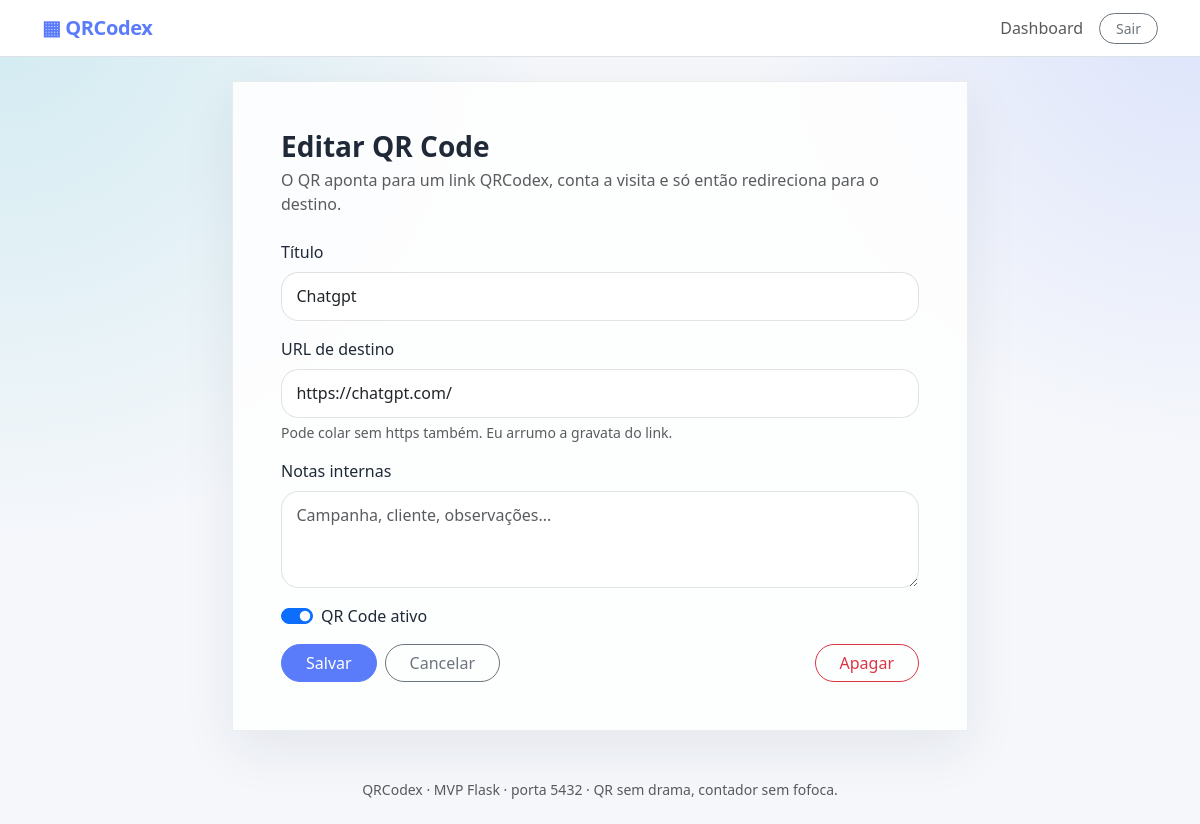
/qrcodes/2/edit (signed in), run on the app's committed database.
### app.py (models this page shows)
class Setting(db.Model):
    key = db.Column(db.String(80), primary_key=True)
    value = db.Column(db.Text, default="")

class QRCode(db.Model):
    id = db.Column(db.Integer, primary_key=True)
    user_id = db.Column(db.Integer, db.ForeignKey("user.id"), nullable=False)
    title = db.Column(db.String(140), nullable=False)
    slug = db.Column(db.String(80), unique=True, nullable=False, index=True)
    target_url = db.Column(db.Text, nullable=False)
    is_active = db.Column(db.Boolean, default=True)
    notes = db.Column(db.Text, default="")
    created_at = db.Column(db.DateTime, default=lambda: datetime.now(timezone.utc))
    updated_at = db.Column(db.DateTime, default=lambda: datetime.now(timezone.utc), onupdate=lambda: datetime.now(timezone.utc))
    user = db.relationship("User", back_populates="qrcodes")
    visits = db.relationship("Visit", back_populates="qrcode", cascade="all, delete-orphan")

### app.py (the view, shortened to what this page needs)
@app.route("/qrcodes/<int:qr_id>/edit", methods=["GET", "POST"])
@login_required
def qrcode_edit(qr_id):
    user = current_user()
    qr = QRCode.query.get_or_404(qr_id)
    if qr.user_id != user.id and not user.is_admin:
        abort(403)
    return render_template("qrcode_form.html", qr=qr)

### app.py (called while the page is built)
def get_setting(key, default=""):
    row = Setting.query.get(key)
    return row.value if row else default

def current_user():
    user_id = session.get("user_id")
    if not user_id:
        return None
    return User.query.get(user_id)

@app.context_processor
def inject_globals():
    return {
        "current_user": current_user(),
        "site_name": get_setting("site_name", "QRCodex"),
        "signup_open": get_setting("signup_open", "1") == "1",
    }

def login_required(fn):
    @wraps(fn)
    def wrapper(*args, **kwargs):
        user = current_user()
        if not user:
            flash("Entre na sua conta para continuar.", "warning")
            return redirect(url_for("login", next=request.path))
        if not user.is_active:
            session.clear()
            flash("Sua conta está desativada. Fale com o suporte/admin.", "danger")
            return redirect(url_for("login"))
        return fn(*args, **kwargs)
    return wrapper

### templates/qrcode_form.html (shortened to what this page needs)
{% extends "base.html" %}
{% block content %}
<div class="row justify-content-center">
  <div class="col-lg-8">
    <div class="soft-card p-4 p-lg-5">
      <h1 class="h3 fw-bold mb-1">{{ 'Editar QR Code' if qr else 'Novo QR Code' }}</h1>
      <p class="text-muted mb-4">O QR aponta para um link QRCodex, conta a visita e só então redireciona para o destino.</p>
      <form method="post">
        <div class="mb-3">
          <label class="form-label">Título</label>
          <input name="title" class="form-control rounded-4" value="{{ qr.title if qr else '' }}" placeholder="Ex: Cardápio da pizzaria" required>
        </div>
        <div class="mb-3">
          <label class="form-label">URL de destino</label>
          <input name="target_url" class="form-control rounded-4" value="{{ qr.target_url if qr else '' }}" placeholder="https://seusite.com.br" required>
          <div class="form-text">Pode colar sem https também. Eu arrumo a gravata do link.</div>
        </div>
        <div class="mb-3">
          <label class="form-label">Notas internas</label>
          <textarea name="notes" class="form-control rounded-4" rows="3" placeholder="Campanha, cliente, observações...">{{ qr.notes if qr else '' }}</textarea>
        </div>
        {% if qr %}
        <div class="form-check form-switch mb-3">
          <input class="form-check-input" type="checkbox" name="is_active" value="1" id="isActive" {% if qr.is_active %}checked{% endif %}>
          <label class="form-check-label" for="isActive">QR Code ativo</label>
        </div>
        {% endif %}
        <div class="d-flex flex-wrap gap-2">
          <button class="btn btn-primary rounded-pill px-4">Salvar</button>
          <a href="{{ url_for('dashboard') }}" class="btn btn-outline-secondary rounded-pill px-4">Cancelar</a>
          {% if qr %}
          <button type="button" class="btn btn-outline-danger rounded-pill px-4 ms-auto" data-bs-toggle="modal" data-bs-target="#deleteModal">Apagar</button>
          {% endif %}
        </div>
      </form>
    </div>
  </div>
</div>
{% endblock %}

### templates/base.html (shortened to what this page needs)
<!doctype html>
<html lang="pt-BR">
<head>
  <link href="https://cdn.jsdelivr.net/npm/bootstrap@5.3.3/dist/css/bootstrap.min.css" rel="stylesheet">
  <link rel="stylesheet" href="{{ url_for('static', filename='css/style.css') }}">
</head>
<body>
<nav class="navbar navbar-expand-lg navbar-light bg-white border-bottom sticky-top soft-nav">
  <div class="container">
    <a class="navbar-brand fw-bold brand" href="{{ url_for('index') }}">▦ {{ site_name }}</a>
    <div class="collapse navbar-collapse" id="navMenu">
      <ul class="navbar-nav ms-auto align-items-lg-center gap-lg-2">
        {% if current_user %}
          <li class="nav-item"><a class="nav-link" href="{{ url_for('dashboard') }}">Dashboard</a></li>
          <li class="nav-item"><a class="btn btn-outline-secondary btn-sm rounded-pill px-3" href="{{ url_for('logout') }}">Sair</a></li>
        {% else %}
          <li class="nav-item"><a class="nav-link" href="{{ url_for('login') }}">Entrar</a></li>
          {% if signup_open %}
          <li class="nav-item"><a class="btn btn-primary btn-sm rounded-pill px-3" href="{{ url_for('register') }}">Criar conta</a></li>
          {% endif %}
        {% endif %}
      </ul>
    </div>
  </div>
</nav>
<main class="py-4">
  <div class="container">
    {% block content %}{% endblock %}
  </div>
</main>
<footer class="py-4 text-center text-muted small">
  <div class="container">{{ site_name }} · MVP Flask · porta 5432 · QR sem drama, contador sem fofoca.</div>
</footer>
</body>
</html>

### static/css/style.css (style rules this page uses)
:root { --bg: #f5f7fb; --ink: #1f2937; --muted: #6b7280; --brand: #5b7cfa; --brand-2: #8bd3dd; --card: rgba(255, 255, 255, .86); --line: rgba(31, 41, 55, .08); }
* { box-sizing: border-box; }
body { min-height: 100vh; color: var(--ink); background: radial-gradient(circle at top left, rgba(139, 211, 221, .34), transparent 34rem), radial-gradient(circle at top right, rgba(91, 124, 250, .16), transparent 28rem), var(--bg); }
.soft-nav { backdrop-filter: blur(16px); }
.brand { color: var(--brand) !important; letter-spacing: -.02em; }
.hero-card, .soft-card { background: var(--card); border: 1px solid var(--line); box-shadow: 0 18px 50px rgba(31, 41, 55, .08); }
.rounded-4 { border-radius: 1.1rem !important; }
.btn-primary { --bs-btn-bg: var(--brand); --bs-btn-border-color: var(--brand); --bs-btn-hover-bg: #4968e8; --bs-btn-hover-border-color: #4968e8; }
.form-control, .form-select { border-color: rgba(31, 41, 55, .13); padding: .72rem .9rem; }

### data on the page
Setting: value "QRCodex"
QRCode: title "Chatgpt", target_url "https://chatgpt.com/", is_active "☑"

### other printed values
{{ 'Editar QR Code' if qr else 'Novo QR Code' }} "Editar QR Code"
